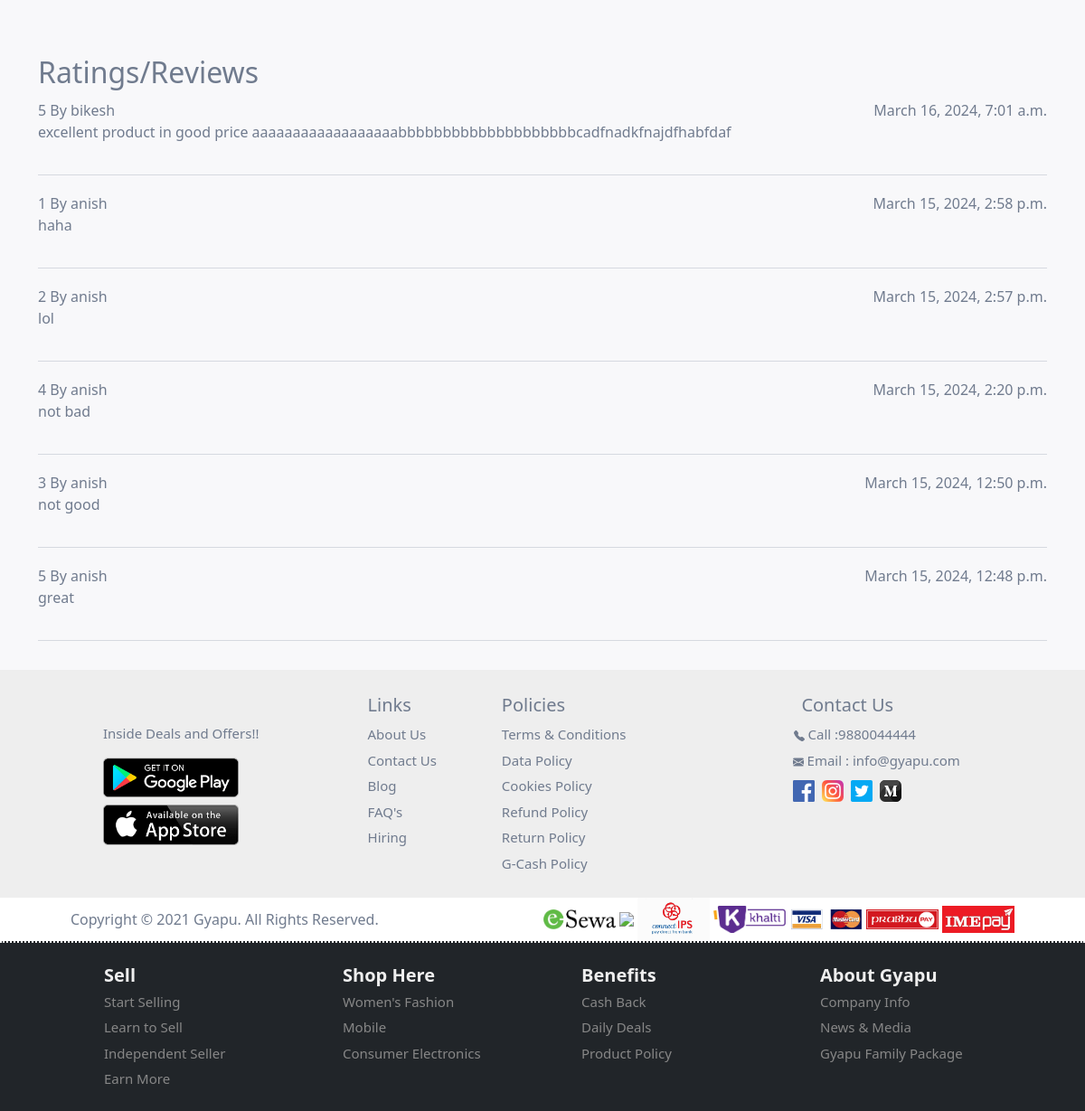
Before: /products/12c464c9-29ff-45d1-8b2e-8ea1f8e61abd (lower part) with the older database file.
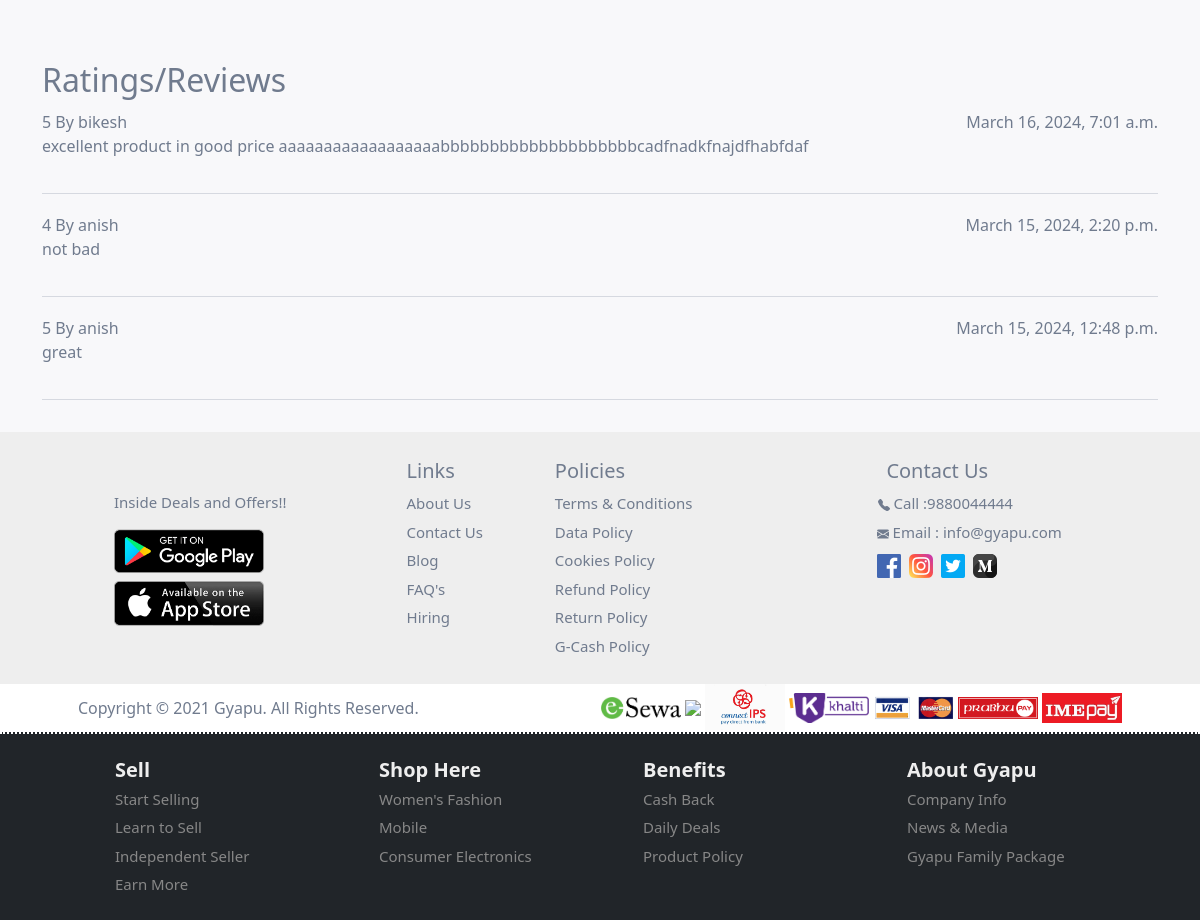
After: the same page with the newer database file.
### products/models.py (models this page shows, shortened)
class Review(models.Model):
  user = models.ForeignKey(User, on_delete=models.CASCADE, limit_choices_to={'groups__name': 'customer'})
  order_item = models.ForeignKey('orders.OrderItem', on_delete=models.CASCADE, limit_choices_to={'order__status': 'Delivered'}) # used order.OrderItem cause using OrderItem directly creates circular import
  rating = models.IntegerField(choices=[(i, i) for i in range(1, 6)])
  review =  models.TextField()
  created_at = models.DateTimeField(auto_now_add=True)

### user/models.py (models this page shows, shortened)
class CustomUser(AbstractUser):
  id = models.UUIDField(
    primary_key = True,
    default = uuid.uuid4,
    editable = False
  )
  full_name = models.CharField(max_length=50, default='Default Name')
  mobile = models.CharField(max_length=10, blank=False, null=False)
  def __str__(self):
    return self.username

### products/views.py (the view)
# urls.py: path('<uuid:pk>', ProductDetailView.as_view(), name='product_detail'),
class ProductDetailView(DetailView):
  model = Product
  context_object_name = 'product'
  template_name = 'products/product_detail.html'
  def get_context_data(self, **kwargs):
    context = super().get_context_data(**kwargs)
    product = self.get_object()
    reviews = Review.objects.filter(order_item__product=product).order_by('-created_at') # '-' for descending order
    context['reviews'] = reviews
    if product.images.exists():
      product.primary_image_url = product.images.first().image.url
    else:
      product.primary_image_url = None
    context['primary_image'] = product.primary_image_url
    return context

### products/context_processors.py (called while the page is built)
def categories(request):
  categories = Category.objects.filter(parent__isnull=True)
  return {'categories': categories}

### products/models.py (called while the page is built)
  def __str__(self):
    return self.name

  def get_ancestors(self):
    ancestors = []
    current = self.parent
    while current:
      ancestors.insert(0, current)
      current = current.parent
    return ancestors

  def total_amount(self):
    return self.price - ((self.price * self.discount_percentage) / 100)

### user/context_processors.py (called while the page is built)
def user_group(request):
  user_belong_to_store = request.user.groups.filter(name='store').exists()
  return {'user_belong_to_store': user_belong_to_store}

### products/templates/products/product_detail.html (shortened to what this page needs)
{% extends '_base.html' %}
{% block content %}
  {% if product.is_deleted %}
    <h1 class="text-danger">Product Unavailable</h1>
  {% else %}
    <div class="product-detail mb-3">
      <div class="row">
        <div class="{% if product.images.all %}col{% else %}d-none{% endif %}">
          <div class="row">
          </div>
        </div>
        <div class="col ms-5" style="min-width:300px;">
        </div>
      </div>
    </div>
    {% if reviews %}
      <div class="mt-5">
        <h2>Ratings/Reviews</h2>
        <ul class="list-group" >
          {% for review in reviews %}
            <li class="list-group-item" style="color: var(--text-color);">
              <div>
                <span>{{ review.rating }}</span>
                <span> By {{ review.user.username }}</span>
                <span class="float-end">{{ review.created_at }}</span>
              </div>
              <div>
                <p>{{ review.review }}</p>
              </div>
            </li>
            <hr>
          {% endfor %}
        </ul>
      </div>
    {% endif %}
  {% endif %}
{% endblock content %}

Changed rows visible on the page:
removed Review: rating "1", user.username "anish", created_at "March 15, 2024, 2:58 p.m.", review "haha"
removed Review: rating "2", user.username "anish", created_at "March 15, 2024, 2:57 p.m.", review "lol"
removed Review: rating "3", user.username "anish", created_at "March 15, 2024, 12:50 p.m.", review "not good"
